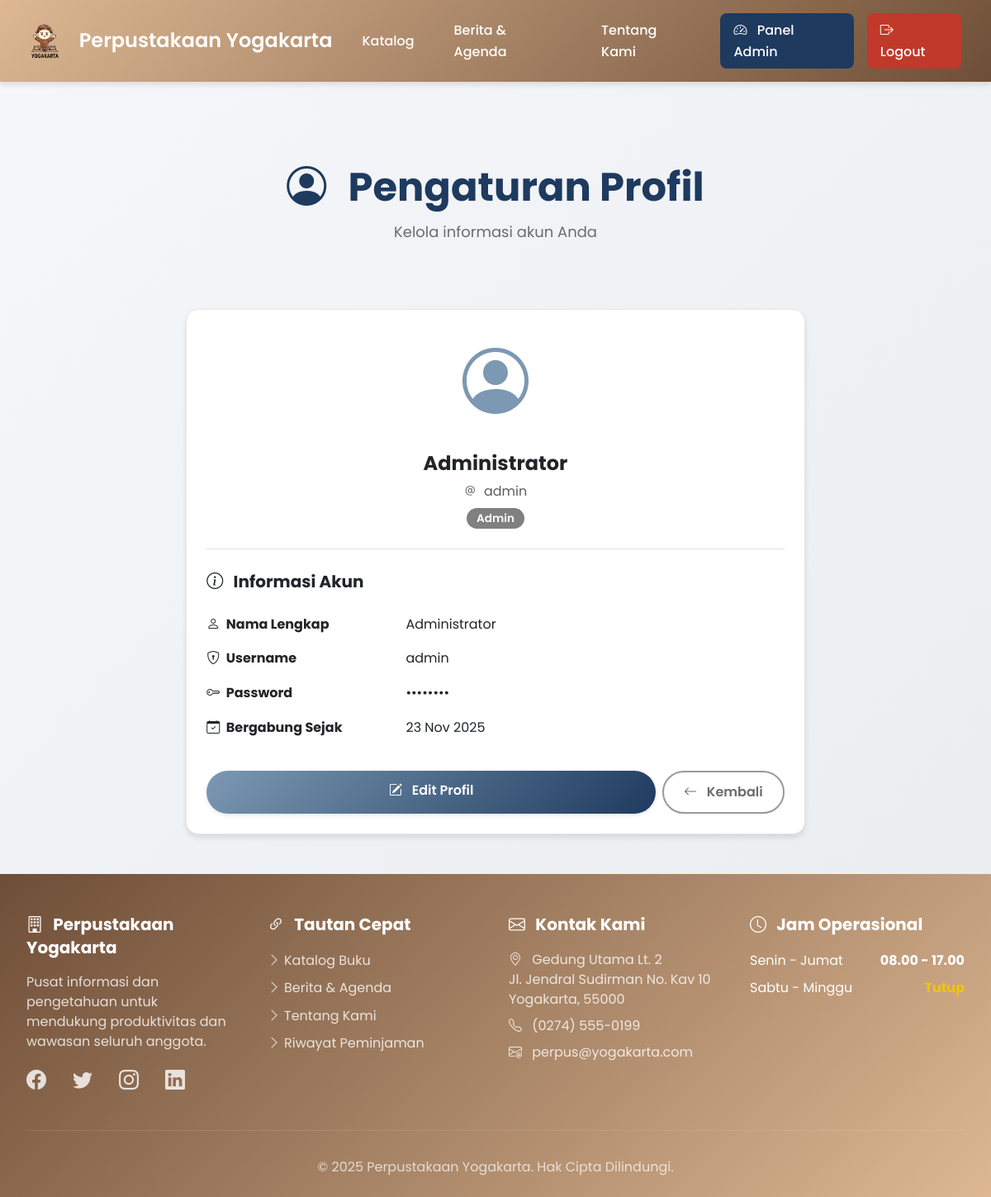
The page /profil.php (signed in) on the database its author committed.
### tables this page shows
CREATE TABLE `users` (
  `id` int(11) NOT NULL,
  `nama` varchar(100) NOT NULL,
  `username` varchar(50) NOT NULL,
  `password` varchar(255) NOT NULL,
  `role` enum('admin','anggota') DEFAULT 'anggota',
  `created_at` timestamp NOT NULL DEFAULT current_timestamp()
);

### profil.php (the view, shortened to what this page needs)
<?php
require_once 'config/database.php';
$id = $_SESSION['user_id'];
$editMode = false;
$user = $pdo->query("SELECT * FROM users WHERE id=$id")->fetch();
?>
<!DOCTYPE html>
<html lang="id">
<head>
    <link href="https://cdn.jsdelivr.net/npm/bootstrap@5.3.0/dist/css/bootstrap.min.css" rel="stylesheet">
    <link rel="stylesheet" href="https://cdn.jsdelivr.net/npm/bootstrap-icons@1.11.0/font/bootstrap-icons.css">
    <link rel="stylesheet" href="assets/css/style.css">
</head>
<body>
    <?php include 'includes/navbar_user.php'; ?>
    <div class="container my-5">
        <div class="page-header fade-in-up">
            <h1>
                <i class="bi bi-person-circle me-3"></i>
                Pengaturan Profil
            </h1>
            <p>Kelola informasi akun Anda</p>
        </div>
        <div class="row">
            <div class="col-md-8 mx-auto">
                <div class="card fade-in-up">
                    <div class="card-body p-4">
                        <div class="text-center mb-4 pb-4 border-bottom">
                            <div class="mb-3">
                                <i class="bi bi-person-circle" style="font-size: 5rem; color: var(--slate-gray);"></i>
                            </div>
                            <h4 class="mb-1"><?= htmlspecialchars($user['nama']) ?></h4>
                            <p class="text-muted mb-0">
                                <i class="bi bi-at me-1"></i>
                                <?= htmlspecialchars($user['username']) ?>
                            </p>
                            <span class="badge bg-secondary mt-2">
                                <?= ucfirst($user['role']) ?>
                            </span>
                        </div>
                        <?php if (!$editMode): ?>
                        <h5 class="mb-4">
                            <i class="bi bi-info-circle me-2"></i>
                            Informasi Akun
                        </h5>
                        <div class="mb-4">
                            <div class="row mb-3">
                                <div class="col-md-4">
                                    <strong>
                                        <i class="bi bi-person me-1"></i>
                                        Nama Lengkap
                                    </strong>
                                </div>
                                <div class="col-md-8">
                                    <?= htmlspecialchars($user['nama']) ?>
                                </div>
                            </div>
                            <div class="row mb-3">
                                <div class="col-md-4">
                                    <strong>
                                        <i class="bi bi-shield-lock me-1"></i>
                                        Username
                                    </strong>
                                </div>
                                <div class="col-md-8">
                                    <?= htmlspecialchars($user['username']) ?>
                                </div>
                            </div>
                            <div class="row mb-3">
                                <div class="col-md-4">
                                    <strong>
                                        <i class="bi bi-key me-1"></i>
                                        Password
                                    </strong>
                                </div>
                                <div class="col-md-8">
                                    ••••••••
                                </div>
                            </div>
                            <div class="row mb-3">
                                <div class="col-md-4">
                                    <strong>
                                        <i class="bi bi-calendar-check me-1"></i>
                                        Bergabung Sejak
                                    </strong>
                                </div>
                                <div class="col-md-8">
                                    <?= date('d M Y', strtotime($user['created_at'])) ?>
                                </div>
                            </div>
                        </div>
                        <div class="d-flex gap-2">
                            <a href="profil.php?edit=true" class="btn btn-primary flex-fill">
                                <i class="bi bi-pencil-square me-2"></i>
                                Edit Profil
                            </a>
                            <a href="index.php" class="btn btn-outline-secondary">
                                <i class="bi bi-arrow-left me-2"></i>
                                Kembali
                            </a>
                        </div>
                        <?php endif; ?>
                    </div>
                </div>
            </div>
        </div>
    </div>
    <?php include 'includes/footer.php'; ?>
</body>
</html>

### assets/css/style.css (style rules this page uses)
:root { --tan: #ddb893; --coffee: #6f4e37; --slate-gray: #7c98b3; --space-cadet: #1e3a5f; --black-100: #1a1a1a; --black-90: #2d2d2d; --black-85: #373737; --black-75: #4d4d4d; --gray-60: #6b6b6b; --gray-50: #808080; --gray-40: #999999; --gray-30: #b3b3b3; --gray-20: #cccccc; --gray-10: #e6e6e6; --white: #ffffff; --success: #27ae60; --warning: #f1c40f; --error: #c0392b; --shadow-sm: 0 2px 4px rgba(0, 0, 0, 0.1); --shadow-md: 0 4px 6px rgba(0, 0, 0, 0.1); --shadow-lg: 0 10px 15px rgba(0, 0, 0, 0.1); --shadow-xl: 0 20px 25px rgba(0, 0, 0, 0.15); --radius-sm: 8px; --radius-md: 12px; --radius-lg: 15px; --radius-xl: 20px; --radius-full: 9999px; --space-xs: 0.5rem; --space-sm: 1rem; --space-md: 1.5rem; --space-lg: 2rem; --space-xl: 3rem; }
* { margin: 0; padding: 0; box-sizing: border-box; }
body { font-family: "Poppins", sans-serif; background: linear-gradient(135deg, #f5f7fa 0%, #e9ecef 100%); color: var(--black-90); line-height: 1.6; min-height: 100vh; display: flex; flex-direction: column; font-size: 16px; }
h1, .h1 { font-size: 3rem; font-weight: 700; line-height: 1.33; letter-spacing: 0; margin-bottom: var(--space-md); }
h4, .h4 { font-size: 1.5rem; font-weight: 700; line-height: 1.5; margin-bottom: var(--space-sm); }
h5, .h5 { font-size: 1.25rem; font-weight: 700; line-height: 1.5; margin-bottom: var(--space-sm); }
p, .body-text { font-size: 1rem; font-weight: 400; line-height: 1.5; margin-bottom: var(--space-sm); }
.container { max-width: 1200px; margin: 0 auto; padding: 0 var(--space-lg); flex: 1; }
.page-header { text-align: center; padding: var(--space-xl) 0; margin-bottom: var(--space-lg); }
.page-header h1 { color: var(--space-cadet); margin-bottom: var(--space-xs); }
.page-header p { font-size: 1.125rem; color: var(--gray-60); margin-bottom: 0; }
.btn { padding: 0.75rem 1.5rem; border: none; border-radius: var(--radius-full); font-family: "Poppins", sans-serif; font-weight: 600; font-size: 1rem; cursor: pointer; transition: all 0.3s ease; text-decoration: none; display: inline-block; text-align: center; line-height: 1.5; }
.btn-primary { background: linear-gradient(135deg, var(--slate-gray) 0%, var(--space-cadet) 100%); color: var(--white); box-shadow: var(--shadow-sm); }
.btn-outline-secondary { background: transparent; border: 2px solid var(--gray-40); color: var(--gray-60); }
.card { background: var(--white); border-radius: var(--radius-lg); box-shadow: var(--shadow-md); overflow: hidden; transition: all 0.3s ease; display: flex; flex-direction: column; border: 1px solid var(--gray-10); }
.card-body { padding: var(--space-md); flex: 1; display: flex; flex-direction: column; }
.badge { display: inline-block; padding: 0.35rem 0.75rem; border-radius: var(--radius-full); font-size: 0.85rem; font-weight: 600; }
.badge.bg-secondary { background: var(--gray-50) !important; color: var(--white); }
.fade-in-up { animation: fadeInUp 0.6s ease; }
.text-center { text-align: center; }
.text-muted { color: var(--gray-60); }
.mt-2 { margin-top: var(--space-sm); }
.mb-0 { margin-bottom: 0; }
.mb-1 { margin-bottom: var(--space-xs); }
.mb-3 { margin-bottom: var(--space-md); }
.mb-4 { margin-bottom: var(--space-lg); }
.my-5 { margin-top: var(--space-xl); margin-bottom: var(--space-xl); }

### rows shown on the page
users: nama "Administrator", username "admin", role "Admin", created_at "23 Nov 2025"
